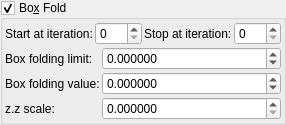
    <widget class="MyGroupBox" name="groupCheck_transf_function_enabledBx_false">
     <property name="toolTip">
      <string/>
     </property>
     <property name="title">
      <string>Bo&amp;x Fold</string>
     </property>
     <property name="checkable">
      <bool>true</bool>
     </property>
     <layout class="QVBoxLayout" name="verticalLayout_37" stretch="0,0">
      <property name="spacing">
       <number>2</number>
      </property>
      <property name="leftMargin">
       <number>2</number>
      </property>
      <property name="topMargin">
       <number>2</number>
      </property>
      <property name="rightMargin">
       <number>2</number>
      </property>
      <property name="bottomMargin">
       <number>2</number>
      </property>
      <item>
       <layout class="QGridLayout" name="gridLayout_77">
        <property name="spacing">
         <number>2</number>
        </property>
        <item row="0" column="0">
         <widget class="QLabel" name="label_67">
          <property name="text">
           <string>Start at iteration:</string>
          </property>
         </widget>
        </item>
        <item row="0" column="1">
         <widget class="MySpinBox" name="spinboxInt_transf_start_iterations_A">
          <property name="sizePolicy">
           <sizepolicy hsizetype="Minimum" vsizetype="Maximum">
            <horstretch>0</horstretch>
            <verstretch>0</verstretch>
           </sizepolicy>
          </property>
          <property name="minimum">
           <number>0</number>
          </property>
          <property name="maximum">
           <number>999</number>
          </property>
          <property name="value">
           <number>0</number>
          </property>
         </widget>
        </item>
        <item row="0" column="2">
         <widget class="QLabel" name="label_49">
          <property name="text">
           <string>Stop at iteration:</string>
          </property>
         </widget>
        </item>
        <item row="0" column="3">
         <widget class="MySpinBox" name="spinboxInt_transf_stop_iterations_A">
          <property name="sizePolicy">
           <sizepolicy hsizetype="Minimum" vsizetype="Maximum">
            <horstretch>0</horstretch>
            <verstretch>0</verstretch>
           </sizepolicy>
          </property>
          <property name="maximum">
           <number>999</number>
          </property>
         </widget>
        </item>
       </layout>
      </item>
      <item>
       <layout class="QGridLayout" name="gridLayout_35" columnstretch="0,1">
        <property name="spacing">
         <number>2</number>
        </property>
        <item row="2" column="0">
         <widget class="QLabel" name="label_54">
          <property name="text">
           <string>Box folding limit:</string>
          </property>
         </widget>
        </item>
        <item row="4" column="1">
         <widget class="MyDoubleSpinBox" name="spinbox_transf_scale_1">
          <property name="sizePolicy">
           <sizepolicy hsizetype="Minimum" vsizetype="Maximum">
            <horstretch>0</horstretch>
            <verstretch>0</verstretch>
           </sizepolicy>
          </property>
          <property name="prefix">
           <string/>
          </property>
          <property name="suffix">
           <string/>
          </property>
          <property name="decimals">
           <number>6</number>
          </property>
          <property name="minimum">
           <double>0.000000000000000</double>
          </property>
          <property name="maximum">
           <double>1.000000000000000</double>
          </property>
          <property name="singleStep">
           <double>0.100000000000000</double>
          </property>
         </widget>
        </item>
        <item row="3" column="1">
         <widget class="MyDoubleSpinBox" name="spinbox_mandelbox_folding_value">
          <property name="sizePolicy">
           <sizepolicy hsizetype="Minimum" vsizetype="Maximum">
            <horstretch>0</horstretch>
            <verstretch>0</verstretch>
           </sizepolicy>
          </property>
          <property name="prefix">
           <string/>
          </property>
          <property name="suffix">
           <string/>
          </property>
          <property name="decimals">
           <number>6</number>
          </property>
          <property name="minimum">
           <double>-99.998999999999995</double>
          </property>
          <property name="maximum">
           <double>99.998999999999995</double>
          </property>
          <property name="singleStep">
           <double>0.100000000000000</double>
          </property>
         </widget>
        </item>
        <item row="2" column="1">
         <widget class="MyDoubleSpinBox" name="spinbox_mandelbox_folding_limit">
          <property name="sizePolicy">
           <sizepolicy hsizetype="Minimum" vsizetype="Maximum">
            <horstretch>0</horstretch>
            <verstretch>0</verstretch>
           </sizepolicy>
          </property>
          <property name="prefix">
           <string/>
          </property>
          <property name="suffix">
           <string/>
          </property>
          <property name="decimals">
           <number>6</number>
          </property>
          <property name="minimum">
           <double>-99.998999999999995</double>
          </property>
          <property name="maximum">
           <double>99.998999999999995</double>
          </property>
          <property name="singleStep">
           <double>0.100000000000000</double>
          </property>
         </widget>
        </item>
        <item row="4" column="0">
         <widget class="QLabel" name="label_56">
          <property name="text">
           <string>z.z scale:</string>
          </property>
         </widget>
        </item>
        <item row="3" column="0">
         <widget class="QLabel" name="label_55">
          <property name="text">
           <string>Box folding value:</string>
          </property>
         </widget>
        </item>
       </layout>
      </item>
     </layout>
    </widget>
